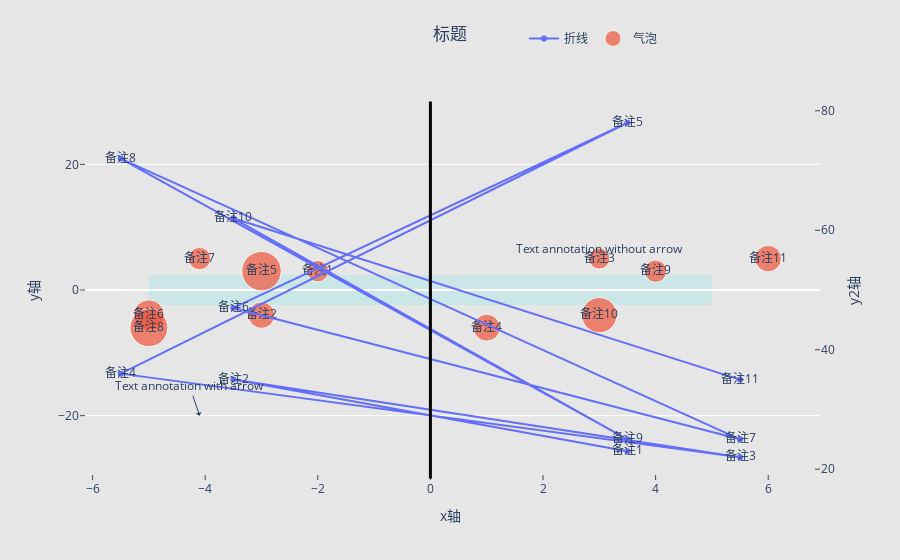

The notebook cell saved with this chart:
### Code cell
fig = go.Figure()

trace1=go.Scatter(name='气泡',x=df['因素一'],y=df['因素二'],text=df['备注'],textposition='middle center',mode='markers+text',
    marker=dict(
        #color=df['因素四'],
        size=df['因素四']*10,
        sizemode='area',
        sizemin=5
    ))
trace2=go.Line(name='折线',x=df['因素三'],y=df['因素四'],text=df['备注'],textposition='middle center',mode='markers+lines+text',
    xaxis='x',
    yaxis='y2'
)
fig.add_traces(data=[trace2,trace1])

fig.add_annotation(x=-4.1, y=-20,
            text="Text annotation with arrow",
            showarrow=True,
            arrowhead=1)
fig.add_annotation(x=3, y=5,
            text="Text annotation without arrow",
            showarrow=False,
            yshift=10)
fig.add_shape(type="line",
    x0=0, y0=-30, x1=0, y1=30,
    line=dict(color="rgb(0,0,0)",width=3)
)
fig.add_shape(type="rect",
    x0=-5, y0=0, x1=5, y1=0,
    line=dict(
        color="rgb(200,230,230)",
        width=30,
    ),
    fillcolor="rgb(0,230,0)",
    opacity=0.9,
    layer="below", #Specifies whether new shapes are drawn below or above traces.
)

layout=go.Layout({
    'paper_bgcolor':'rgb(230,230,230)',
    'plot_bgcolor':'rgb(230,230,230)',
    'title':{'text':'标题','y':0.95,'x':0.5},
    'legend':{'orientation':'h','y':1.2,'x':0.6},
    'xaxis':{'title':'x轴','ticks':'inside','dtick':2,'showgrid':False,'zeroline':False,'zerolinecolor':'rgb(0,0,0)'},
    'yaxis':{'title':'y轴','ticks':'inside','nticks':4},
    'yaxis2':{'title':'y2轴','ticks':'inside','nticks':4,'showgrid':False,'anchor': 'x',"overlaying": 'y','side': 'right'},
    })
fig.update_layout(layout)

fig.show()

### Figure 1 — Plotly figure (JSON) as saved in the notebook; plotly's stock layout.template omitted (floating-point values rounded to 4 significant figures)
{"data": [{"mode": "markers+lines+text", "name": "折线", "text": ["备注1", "备注2", "备注3", "备注4", "备注5", "备注6", "备注7", "备注8", "备注9", "备注10", "备注11"], "textposition": "middle center", "type": "scatter", "x": [3.5, -3.5, 5.5, -5.5, 3.5, -3.5, 5.5, -5.5, 3.5, -3.5, 5.5], "xaxis": "x", "y": [23, 35, 22, 36, 78, 47, 25, 72, 25, 62, 35], "yaxis": "y2"}, {"marker": {"size": [230, 350, 220, 360, 780, 470, 250, 720, 250, 620, 350], "sizemin": 5, "sizemode": "area"}, "mode": "markers+text", "name": "气泡", "text": ["备注1", "备注2", "备注3", "备注4", "备注5", "备注6", "备注7", "备注8", "备注9", "备注10", "备注11"], "textposition": "middle center", "type": "scatter", "x": [-2, -3, 3, 1, -3, -5, -4.1, -5, 4, 3, 6], "y": [3, -4, 5, -6, 3, -4, 5, -6, 3, -4, 5]}], "layout": {"annotations": [{"arrowhead": 1, "showarrow": true, "text": "Text annotation with arrow", "x": -4.1, "y": -20}, {"showarrow": false, "text": "Text annotation without arrow", "x": 3, "y": 5, "yshift": 10}], "legend": {"orientation": "h", "x": 0.6, "y": 1.2}, "paper_bgcolor": "rgb(230,230,230)", "plot_bgcolor": "rgb(230,230,230)", "shapes": [{"line": {"color": "rgb(0,0,0)", "width": 3}, "type": "line", "x0": 0, "x1": 0, "y0": -30, "y1": 30}, {"fillcolor": "rgb(0,230,0)", "layer": "below", "line": {"color": "rgb(200,230,230)", "width": 30}, "opacity": 0.9, "type": "rect", "x0": -5, "x1": 5, "y0": 0, "y1": 0}], "title": {"text": "标题", "x": 0.5, "y": 0.95}, "xaxis": {"dtick": 2, "showgrid": false, "ticks": "inside", "title": {"text": "x轴"}, "zeroline": false, "zerolinecolor": "rgb(0,0,0)"}, "yaxis": {"nticks": 4, "ticks": "inside", "title": {"text": "y轴"}}, "yaxis2": {"anchor": "x", "nticks": 4, "overlaying": "y", "showgrid": false, "side": "right", "ticks": "inside", "title": {"text": "y2轴"}}}}
